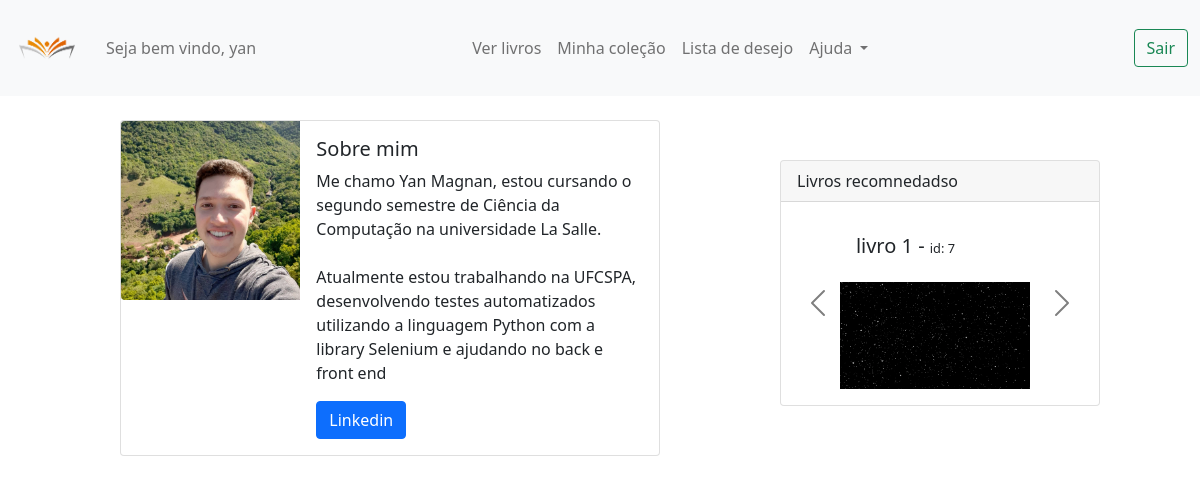
The app's page / (signed in) with its own data.
### paginas/models.py (models this page shows, shortened)
class Livros(models.Model):
    nome = models.CharField(max_length=80)
    editora = models.CharField(max_length=80)
    descricao = models.TextField(blank=True)
    ano_Lancamento = models.DateTimeField(default=timezone.now)
    categoria = models.ForeignKey(Categoria, on_delete=models.DO_NOTHING)
    mostrar = models.BooleanField(default=True)
    foto = models.ImageField(blank=True, upload_to='fotos/%y/%m/')

### paginas/views.py (the view)
# urls.py: path('', views.index, name='index'),
@login_required(redirect_field_name='login')
def index(request):
    livros = Livros.objects.all()
    return render(request, 'paginas/index.html', {
        'livros': livros
    })

### paginas/templates/paginas/index.html (shortened to what this page needs)
{%extends 'base.html'%}
{% load static %}
{%block conteudo%}
<div style="position:absolute ;padding-top: 2%; left: 10%">
    <div class="card mb-3" style="max-width: 540px">
        <div class="row g-0">
            <div class="col-md-4">
                <img src="{% static 'images/MinhaFoto.jpg' %}" class="img-fluid rounded-start" alt="...">
            </div>
            <div class="col-md-8">
                <div class="card-body">
                    <h5 class="card-title">Sobre mim</h5>
                    <p class="card-text">Me chamo Yan Magnan, estou cursando o segundo semestre de Ciência da Computação
                        na universidade La
                        Salle.<br><br> Atualmente estou trabalhando na UFCSPA, desenvolvendo testes automatizados
                        utilizando a linguagem Python com a library Selenium e ajudando no back e front end</p>
                    <a href="https://www.linkedin.com/in/yan-magnan-303586155" target="_blank" class="btn btn-primary">Linkedin</a>
                </div>
            </div>
        </div>
    </div>
</div>
<div style="position: fixed ;left: 65%; top: 20%;">
    <div class="card" style="width: 20rem">
        <div class="card-header">
            Livros recomnedadso
        </div>
        <div class="card-body">
            <div id="carouselExampleDark" class="carousel carousel-dark slide" data-bs-ride="carousel">
                <div class="carousel-inner">
                    {% for livros in livros %}
                    <div class="carousel-item {% if forloop.first %} active{% endif %}"
                         data-bs-interval="10000 {% if forloop.first %} active{% endif %}"
                         style="position: relative; left: 15% ">
                        <div class="col-md-8">
                            <div class="card-body">
                                <h5 class="card-title">{{livros.nome}} - <a style="font-size:.8rem">id:
                                    {{livros.id}}</a></h5>
                            </div>
                        </div>
                        <a href="{% url 'abre_livro' livros.id %}"><img style="max-width:190px    "
                                                                        src="{{ livros.foto.url }}"
                                                                        class="d-block w-45"
                                                                        alt="Livro Django"></a>
                    </div>
                    {% endfor %}
                </div>
                <button class="carousel-control-prev" type="button" data-bs-target="#carouselExampleDark"
                        data-bs-slide="prev">
                    <span class="carousel-control-prev-icon" aria-hidden="true"></span>
                </button>
                <button class="carousel-control-next" type="button" data-bs-target="#carouselExampleDark"
                        data-bs-slide="next">
                    <span class="carousel-control-next-icon" aria-hidden="true"></span>
                </button>
            </div>
        </div>
    </div>
</div>
{%endblock%}

### templates/base.html (shortened to what this page needs)
{% load static %}
<!DOCTYPE html>
<html lang="pt" xmlns="http://www.w3.org/1999/html">
<head>
    <link href="https://cdn.jsdelivr.net/npm/bootstrap@5.1.3/dist/css/bootstrap.min.css" rel="stylesheet">
</head>
<body>
<nav class="navbar navbar-expand-lg navbar-light bg-light">
    <div class="container-fluid">
        <a class="navbar-brand"  href="{% url 'index' %}"><img style="height: 70px" src="{% static 'images/logo.png' %}" alt="Logo"></a>
        <div class="collapse navbar-collapse" id="navbarSupportedContent">
            <ul class="navbar-nav me-auto mb-2 mb-lg-0">
                <li class="nav-item">
                    <a class="nav-link " aria-current="page" href="{% url 'profile' %}">Seja bem vindo, {{user}}</a>
                </li>
                <a style="padding-right: 200px"></a>
                <li class="nav-item">
                    <a class="nav-link " aria-current="page" href="{% url 'ver_livros' %}">Ver livros</a>
                </li>
                <li class="nav-item">
                    <a class="nav-link" href="{% url 'minha_colecao' %}">Minha coleção</a>
                </li>
                <li class="nav-item">
                    <a class="nav-link" href="{% url 'lista_desejo' %}">Lista de desejo</a>
                </li>
                <li class="nav-item dropdown">
                    <a class="nav-link dropdown-toggle" href="#" id="navbarDropdown" role="button" data-bs-toggle="dropdown" aria-expanded="false">
                        Ajuda
                    </a>
                </li>
            </ul>
            <form class="d-flex" action="{% url 'login'%}">
                <button class="btn btn-outline-success" type="submit">Sair</button>
            </form>
        </div>
    </div>
</nav>
{%block conteudo%}{%endblock%}
</body>
</html>

### records on screen
Livros: nome "livro 1", id "7", foto (picture)

### other values on screen
{{ user }} "yan"
